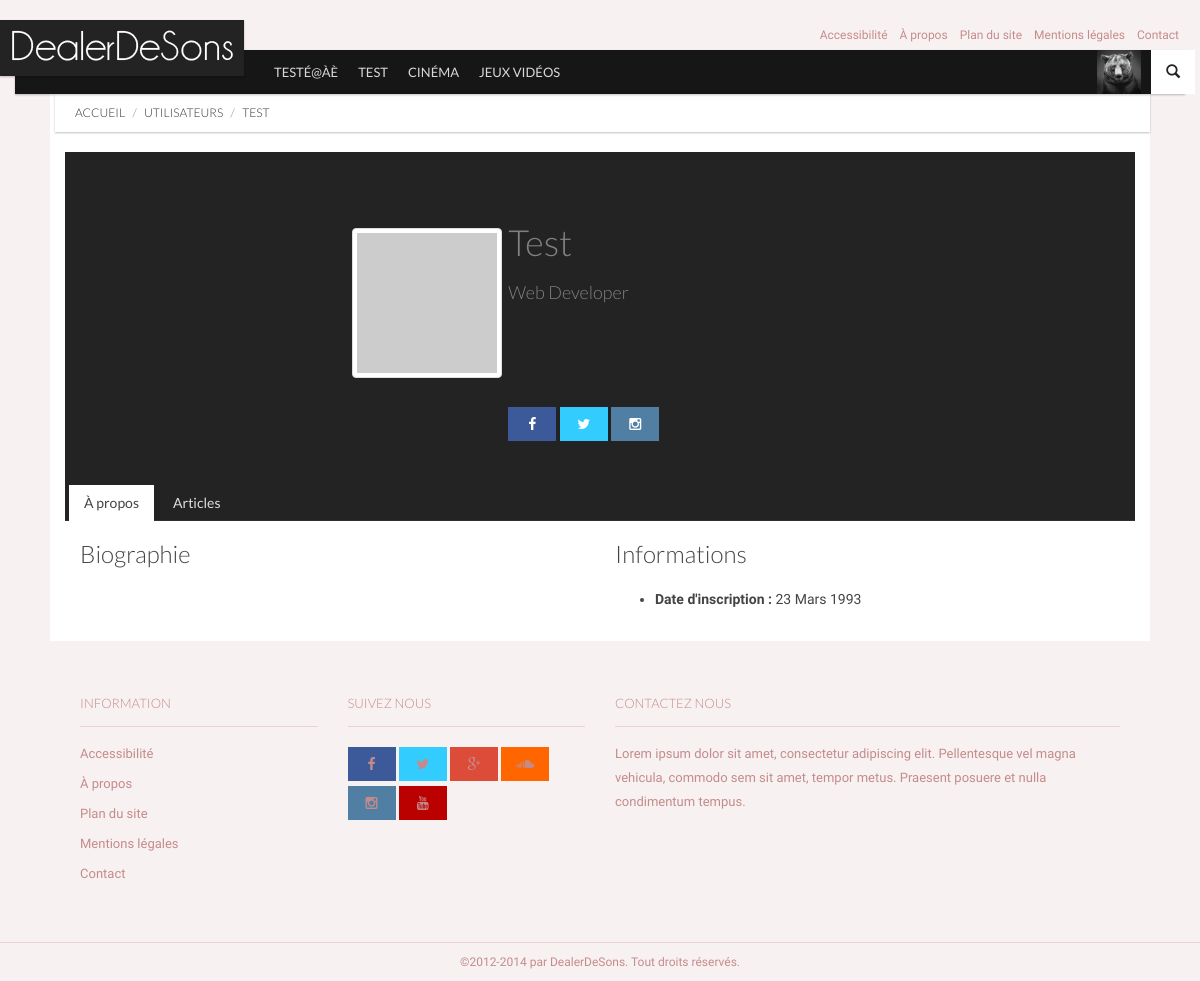
The page /index.php?page=utilisateurs&id=1 on the database its author committed.
### tables this page shows
CREATE TABLE `categories` (
`id_cat` int(11) NOT NULL,
  `nom_cat` text NOT NULL,
  `menu` bit(1) NOT NULL,
  `ordre` int(2) NOT NULL
);

CREATE TABLE `utilisateurs` (
`id_user` int(11) unsigned NOT NULL,
  `nom_user` varchar(32) NOT NULL,
  `password` char(40) NOT NULL,
  `email` varchar(128) NOT NULL,
  `hash_validation` char(32) NOT NULL,
  `date_inscription` datetime NOT NULL,
  `avatar` varchar(128) NOT NULL DEFAULT '',
  `bio` text NOT NULL,
  `facebook` varchar(255) NOT NULL,
  `twitter` varchar(255) NOT NULL,
  `instagram` varchar(255) NOT NULL,
  `vimeo` varchar(255) NOT NULL,
  `tumblr` varchar(255) NOT NULL,
  `linkedin` varchar(255) NOT NULL,
  `soundcloud` varchar(255) NOT NULL,
  `youtube` varchar(255) NOT NULL
);

### inc/modeles/articles.php (called while the page is built, shortened)
<?php
function liste_categories($menu='', $by=''){
	global $myConnexion;
	$categories = array();
	$req_menu = '';
	$order_by = '';
	$limit = '';
	switch ($menu)
	{
	case 'menu':
        $req_menu = 'WHERE menu = 1';
    break;
	}
	switch ($by)
	{
    case 'decroissant':
        $order_by = 'ORDER BY ordre DESC';
    break;
	}
	$ajoutRequete = $req_menu.' '.$order_by.' '.$limit.'';
	$myRequete = 'SELECT *
					FROM categories
					'.$ajoutRequete;
	$req = mysqli_query($myConnexion,$myRequete);
        while ($data = mysqli_fetch_assoc($req))
        {
                $categories[] = $data;
        }
        return $categories;
}
?>

### inc/init.php (called while the page is built)
<?php
	include(dirname(__FILE__).'/modeles/articles.php');
	include(dirname(__FILE__).'/modeles/utilisateurs.php');
	$categories_menu = liste_categories('menu', 'decroissant');
?>

### inc/modeles/utilisateurs.php (called while the page is built, shortened)
<?php
function display_utilisateur($id_user){
	global $myConnexion;
	$myRequete = 'SELECT *
						FROM utilisateurs
						WHERE id_user = '.$id_user.'';
	$req=mysqli_query($myConnexion,$myRequete);
        while ($data = mysqli_fetch_assoc($req))
        {
                $article[] = $data;
        }
        return $article;
}
?>

### pages/vues/profil.php (the view, shortened to what this page needs)
<?php
foreach($user as $data)
{
?>
		<div id="main" class="container">
		<div id="content" class="content bg-base section">
			<div class="ribbon ribbon-highlight">
				<ol class="breadcrumb ribbon-inner">
					<li><a href="index.php">Accueil</a></li>
					<li><a href="index.php?page=utilisateurs">Utilisateurs</a></li>
					<li class="active"><?php echo $data['nom_user']; ?></li>
				</ol>
			</div>
		<div class="row">
			<div class="col-md-12">
						<div class="row panel">
					<div class="col-md-4 bg_blur "></div>
			        <div class="col-md-8  col-xs-12">
			           <img src="http://lorempixel.com/output/people-q-c-100-100-1.jpg" class="img-thumbnail picture hidden-xs" />
			           <div class="header">
			                <h1><?php echo $data['nom_user']; ?></h1>
			                <h4>Web Developer</h4>
			                <div class="reseaux-sociaux">
				    <?php
					    if($data['facebook'] != ''){
					?>
			        <a class="btn btn-facebook-profile" href="<?php echo $data['facebook']; ?>"><i class="fa fa-facebook"></i></a>
			        <?php } ?>
			        <?php
					    if($data['twitter'] != ''){
					?>
					<a class="btn btn-twitter-profile" href="<?php echo $data['twitter']; ?>"><i class="fa fa-twitter"></i></a>
					<?php } ?>
					<?php
					    if($data['instagram'] != ''){
					?>
					<a class="btn btn-instagram-profile" href="<?php echo $data['instagram']; ?>"><i class="fa fa-instagram"></i></a>
					<?php } ?>
			                </div>
			           </div>
			        </div>
			    </div>
			</div>
			  	<div class="col-md-12">
				  </div>
					<ul class="nav nav-tabs" role="tablist" id="myTab">
						<li class="active"><a href="#apropos" role="tab" data-toggle="tab"><span class="glyphicon glyphicon-user visible-xs"></span> <span class="hidden-xs">À propos</span></a></li>
						<li><a href="#articles" role="tab" data-toggle="tab"><span class="glyphicon glyphicon-list-alt visible-xs"></span> <span class="hidden-xs">Articles</span></a></li>
					</ul>
					<div class="tab-content">
					  <div class="tab-pane active" id="apropos">
						<div class="row">
						  <div class="col-xs-12 col-md-6 col-lg-6">
						  <h3>Biographie</h3>
						  </div>
						  <div class="col-xs-12 col-md-6 col-lg-6">
							  <h3>Informations</h3>
							    <ul>
								  <li><strong>Date d'inscription :</strong> 23 Mars 1993</li>
								</ul>
						  </div>
						</div>
					  </div>
<?php
}
?>
					</div>
			  </div>
		</div>
		</div>

### pages/vues/header.php (shortened to what this page needs)
<!DOCTYPE html>
 <html class="no-js">
	<head>
		<link rel="stylesheet" href="vendor/bootstrap/css/bootstrap.min.css">
		<link rel="stylesheet" href="vendor/font-awesome/css/font-awesome.min.css">
		<link rel="stylesheet" href="vendor/prettyPhoto/css/prettyPhoto.css">
		<link rel="stylesheet" href="css/base.css">
		<link rel="stylesheet" href="css/components.css">
		<link rel="stylesheet" href="css/style.css">
		<link rel="stylesheet" href="css/modifs.css">
	</head>
	<body>
		<nav id="header" class="header-navbar" role="navigation">
			<div class="header-navbar-inner container">
				<div id="brand" class="navbar-brand">
					<a href="index.php" rel="bookmark">
						<img src="img/light-logo.png" data-src="img/light-logo.png" data-src-retina="img/logo-retina.png" width="244" height="56" alt="">
					</a>
				</div>
				<ul class="nav nav-pages hidden-xs">
					<li><a href="#">Accessibilité</a></li>
					<li><a href="#">À propos</a></li>
					<li><a href="#">Plan du site</a></li>
					<li><a href="#">Mentions légales</a></li>
					<li><a href="#">Contact</a></li>
				</ul>
				<ul class="nav nav-icons">
					<li>
						<a href="#" class="btn-icon" data-toggle=".header-navbar-inner" data-toggle-class="search-toggled-in">
							<span class="search-toggled-out-icon glyphicon glyphicon-search"></span>
						</a>
					</li>
				</ul>
				<ul class="nav navbar-nav">
					<li class="nav-all pull-right full-subnav-wrapper">
						<a href="#" data-toggle="li">
							<span class="img"><img src="img/Tests/avatar.jpg" alt="Avatar"></span>
						</a>
					</li>
<?php
foreach($categories_menu as $data)
{
?>
					<li class="visible-md visible-lg"><a href="index.php?page=categories&id=<?php echo $data['id_cat']; ?>"><?php echo $data['nom_cat']; ?></a></li>
<?php
}
?>
				</ul>
			</div>
		</nav>

### css/base.css (style rules this page uses)
html,body { height:100% }
body { font-family:'Droid Sans',sans-serif;font-size:14px;line-height:24px }
h1,h2,h3,h4,h5,h6 { font-family:'Lato',sans-serif;font-weight:300;margin-bottom:20px }
img { max-width:100% }
.header-navbar { position:absolute;z-index:1000;width:100%;margin-top:50px;height:44px;line-height:44px;-webkit-border-radius:0;-moz-border-radius:0;-o-border-radius:0;border-radius:0;-moz-background-clip:padding;-webkit-background-clip:padding-box;-o-background-clip:padding-box;background-clip:padding-box;border:0;min-height:inherit;-webkit-transition:all .2s linear;-moz-transition:all .2s linear;-ms-transition:all .2s linear;-o-transition:all .2s linear;font-family:'Lato',sans-serif }
.header-navbar .header-navbar-inner { position:relative;padding:0;height:44px }
.header-navbar .btn-icon { padding:0;margin:0;line-height:44px;height:44px;width:44px;border:0;background-color:transparent }
.header-navbar .navbar-brand { margin:0 5px 0 0;padding:0;width:244px;height:44px;-webkit-transition:all .2s linear;-moz-transition:all .2s linear;-ms-transition:all .2s linear;-o-transition:all .2s linear;border-right:1px solid transparent }
.header-navbar .navbar-brand a { position:relative;top:-30px;left:-15px;display:block;width:244px;height:56px;-webkit-transition:all .2s linear;-moz-transition:all .2s linear;-ms-transition:all .2s linear;-o-transition:all .2s linear }
.header-navbar .navbar-brand a img { vertical-align:top;position:relative;height:auto }
.header-navbar .nav-pages { position:absolute;right:0;top:-30px;line-height:30px }
.header-navbar .nav-pages>li { float:left;font-size:12px }
.header-navbar .nav-pages>li>a { font-family:'Droid Sans',sans-serif;padding:0 6px }
.header-navbar .nav-pages>li>a,.header-navbar .nav-pages>li.active>a { background-color:transparent }
.header-navbar .nav-icons { position:relative;height:44px;width:44px;float:right;margin-right:-10px }
.header-navbar .nav-icons>li { width:44px;height:44px }
.header-navbar .nav-icons>li>a { padding:0;line-height:44px;width:44px;text-align:center }
.header-navbar .nav-icons .search-toggled-out-icon { display:inline-block;zoom:1;*display:inline }
.nav.navbar-nav { height:44px;line-height:44px;float:none;display:block;width:auto;font-size:13px }
.nav.navbar-nav>li { height:44px;line-height:44px }
.nav.navbar-nav>li.nav-all { border-left:transparent 1px solid }
.nav.navbar-nav>li.nav-all>a { line-height:44px;height:44px }
.nav.navbar-nav>li>a { padding:0 10px;line-height:44px;height:44px;text-transform:uppercase }
.nav.navbar-nav li.full-subnav-wrapper { position:static }
#main { padding-top:94px;position:relative }
.section { position:relative;margin-bottom:20px;*zoom:1 }
.section:before,.section:after { display:table;line-height:0;content:"" }
.section:after { clear:both }
.container>.section:not(.row),.container>.section.not-row { padding-left:15px;padding-right:15px;margin-left:-15px;margin-right:-15px }
@media (min-width: 769px) { .nav.navbar-nav>li { display:none } }
@media (min-width: 769px) { .nav.navbar-nav>li:nth-child(1),.nav.navbar-nav>li:nth-child(2),.nav.navbar-nav>li:nth-child(3) { display:block } }
@media (min-width: 899px) { .nav.navbar-nav>li:nth-child(4) { display:block } }
@media (min-width: 992px) { .nav.navbar-nav>li:nth-child(5) { display:block } }
@media (min-width: 1150px) { .nav.navbar-nav>li:nth-child(6) { display:block } }
@media (min-width: 1200px) { .container { max-width:1170px } }

### css/modifs.css (style rules this page uses)
.nav.navbar-nav > li.nav-all .img img { margin: 0; width: 44px; height: 44px; border: #ffffff; vertical-align: initial; }
.container { padding-right: 50px; padding-left: 50px; }
.row { padding-bottom: 10px; }
.btn-facebook-profile { color: #fff; background-color: #3c5a99; margin-top: 5px; border-radius: 0px; width: 48px; }
.btn-twitter-profile { color: #fff; background-color: #33CCFF; margin-top: 5px; border-radius: 0px; width: 48px; }
.btn-instagram-profile { color: #fff; background-color: #517fa4; margin-top: 5px; border-radius: 0px; width: 48px; }
.bg_blur { background-image:url('http://data2.whicdn.com/images/139218968/large.jpg'); height: 300px; background-size: cover; }
.header { color : #808080; margin-left:10%; margin-top:70px; }
.picture { height:150px; width:150px; position:absolute; top: 75px; left:-75px; }
.row { padding-left: 15px; padding-right: 15px; }
.reseaux-sociaux { margin-top: 100px; }

### rows shown on the page
categories: nom_cat "TESTÉ@ÀÈ"
categories: nom_cat "TEST"
categories: nom_cat "CINÉMA"
categories: nom_cat "JEUX VIDÉOS"
utilisateurs: nom_user "TEST", nom_user "Test"
